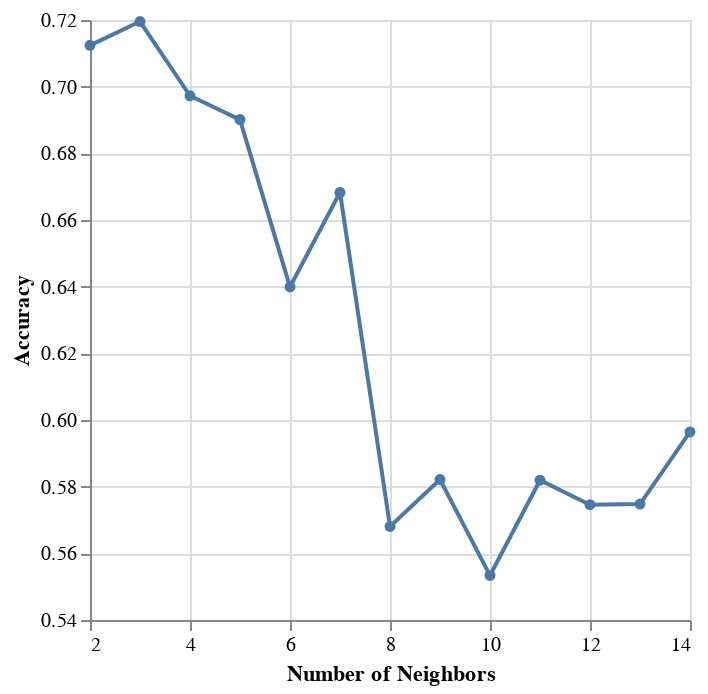

Notebook source saved alongside this figure:
### Code cell
np.random.seed(2020)

# selecting k value
param_grid = {
    "kneighborsclassifier__n_neighbors": range(2, 15, 1),
}

# making tuning pipeline
players_tune_pipe = make_pipeline(players_sessions_preprocessor, KNeighborsClassifier())

# knn tuning grid
knn_tune_grid = GridSearchCV(
     players_tune_pipe, param_grid, cv=4,
)

#knn model grid
knn_model_grid = knn_tune_grid.fit(X_train,y_train)

accuracies_grid= pd.DataFrame(knn_model_grid.cv_results_)
accuracies_grid

#plot accuracies grid
accuracy_versus_k_grid = alt.Chart(accuracies_grid).mark_line(point=True).encode(
     x=alt.X("param_kneighborsclassifier__n_neighbors")
         .title("Number of Neighbors")
         .scale(zero=False),
     y=alt.Y("mean_test_score")
         .title("Accuracy")
         .scale(zero=False)
 )

accuracy_versus_k_grid

### Figure 1 — Vega specification as saved in the notebook (floating-point values rounded to 4 significant figures)
{"$schema": "https://vega.github.io/schema/vega/v5.json", "data": [{"name": "source_0", "values": [{"mean_test_score": 0.7124, "param_kneighborsclassifier__n_neighbors": 2}, {"mean_test_score": 0.7195, "param_kneighborsclassifier__n_neighbors": 3}, {"mean_test_score": 0.6973, "param_kneighborsclassifier__n_neighbors": 4}, {"mean_test_score": 0.6901, "param_kneighborsclassifier__n_neighbors": 5}, {"mean_test_score": 0.6399, "param_kneighborsclassifier__n_neighbors": 6}, {"mean_test_score": 0.6683, "param_kneighborsclassifier__n_neighbors": 7}, {"mean_test_score": 0.5681, "param_kneighborsclassifier__n_neighbors": 8}, {"mean_test_score": 0.5821, "param_kneighborsclassifier__n_neighbors": 9}, {"mean_test_score": 0.5534, "param_kneighborsclassifier__n_neighbors": 10}, {"mean_test_score": 0.5819, "param_kneighborsclassifier__n_neighbors": 11}, {"mean_test_score": 0.5746, "param_kneighborsclassifier__n_neighbors": 12}, {"mean_test_score": 0.5748, "param_kneighborsclassifier__n_neighbors": 13}, {"mean_test_score": 0.5964, "param_kneighborsclassifier__n_neighbors": 14}]}, {"name": "data_0", "values": [{"mean_test_score": 0.7124, "param_kneighborsclassifier__n_neighbors": 2}, {"mean_test_score": 0.7195, "param_kneighborsclassifier__n_neighbors": 3}, {"mean_test_score": 0.6973, "param_kneighborsclassifier__n_neighbors": 4}, {"mean_test_score": 0.6901, "param_kneighborsclassifier__n_neighbors": 5}, {"mean_test_score": 0.6399, "param_kneighborsclassifier__n_neighbors": 6}, {"mean_test_score": 0.6683, "param_kneighborsclassifier__n_neighbors": 7}, {"mean_test_score": 0.5681, "param_kneighborsclassifier__n_neighbors": 8}, {"mean_test_score": 0.5821, "param_kneighborsclassifier__n_neighbors": 9}, {"mean_test_score": 0.5534, "param_kneighborsclassifier__n_neighbors": 10}, {"mean_test_score": 0.5819, "param_kneighborsclassifier__n_neighbors": 11}, {"mean_test_score": 0.5746, "param_kneighborsclassifier__n_neighbors": 12}, {"mean_test_score": 0.5748, "param_kneighborsclassifier__n_neighbors": 13}, {"mean_test_score": 0.5964, "param_kneighborsclassifier__n_neighbors": 14}]}], "marks": [{"type": "line", "name": "layer_0_marks", "from": {"data": "source_0"}, "sort": {"field": "x"}, "encode": {"update": {"defined": {"signal": "isValid(datum[\"param_kneighborsclassifier__n_neighbors\"]) && isFinite(+datum[\"param_kneighborsclassifier__n_neighbors\"]) && isValid(datum[\"mean_test_score\"]) && isFinite(+datum[\"mean_test_score\"])"}, "x": {"field": "param_kneighborsclassifier__n_neighbors", "scale": "x"}, "stroke": {"value": "#4c78a8"}, "y": {"field": "mean_test_score", "scale": "y"}}}, "style": ["line"]}, {"type": "symbol", "name": "layer_1_marks", "from": {"data": "data_0"}, "encode": {"update": {"opacity": {"value": 1}, "x": {"field": "param_kneighborsclassifier__n_neighbors", "scale": "x"}, "y": {"field": "mean_test_score", "scale": "y"}, "fill": {"value": "#4c78a8"}}}, "style": ["point"]}], "scales": [{"name": "x", "type": "linear", "domain": {"fields": [{"data": "source_0", "field": "param_kneighborsclassifier__n_neighbors"}, {"data": "data_0", "field": "param_kneighborsclassifier__n_neighbors"}]}, "range": [0, {"signal": "width"}], "zero": false, "nice": true}, {"name": "y", "type": "linear", "domain": {"fields": [{"data": "source_0", "field": "mean_test_score"}, {"data": "data_0", "field": "mean_test_score"}]}, "range": [{"signal": "height"}, 0], "zero": false, "nice": true}], "axes": [{"scale": "x", "minExtent": 0, "ticks": false, "zindex": 0, "aria": false, "tickCount": {"signal": "ceil(width/40)"}, "labels": false, "orient": "bottom", "grid": true, "domain": false, "maxExtent": 0, "gridScale": "y"}, {"scale": "y", "labels": false, "minExtent": 0, "domain": false, "aria": false, "gridScale": "x", "zindex": 0, "ticks": false, "grid": true, "orient": "left", "tickCount": {"signal": "ceil(height/40)"}, "maxExtent": 0}, {"scale": "x", "orient": "bottom", "title": "Number of Neighbors", "zindex": 0, "labelFlush": true, "grid": false, "tickCount": {"signal": "ceil(width/40)"}, "labelOverlap": true}, {"scale": "y", "grid": false, "tickCount": {"signal": "ceil(height/40)"}, "title": "Accuracy", "orient": "left", "labelOverlap": true, "zindex": 0}], "width": 300, "background": "white", "padding": 5, "height": 300, "style": "cell"}
